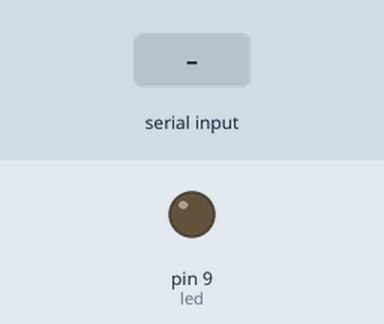
A sketch run on a simulated Arduino Uno, built with avr-gcc and run on an emulated ATmega328P. Parts: output pins drawn as LEDs (lit = HIGH). Inputs (shaded band) come from the test bench.

Above: at 1.2 s.
1.3 s: byte 30 received over Serial
At 1.7 s:
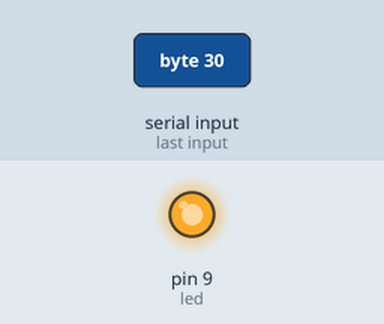
2.8 s: byte 120 received over Serial
At 4.0 s:
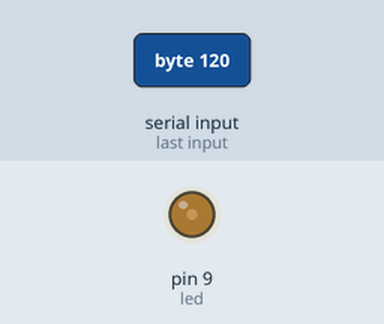
4.3 s: byte 30 received over Serial
At 5.1 s:
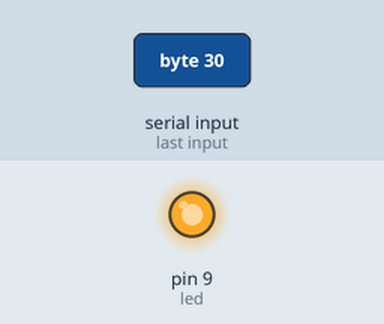
Timing chart, 0 to 7.3 s (numbered marks = the images above; inputs shaded):
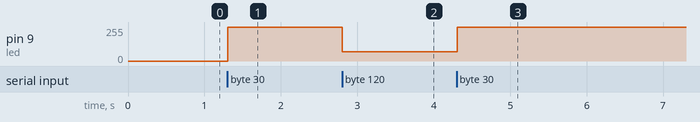

The sketch:

arduino_proc_1_led_1.ino
```cpp
char val;
 int led  = 9;

  void setup() {
   pinMode(led , OUTPUT);
   Serial.begin(9600);
 }


 void loop() {
   if (Serial.available())
   {
     val = Serial.read();
      analogWrite(led,val-50);
   }

   delay(5);
}
```

Measured:
- after the input at 1.3 s, pin 9 (led): 0/255 → 255/255 at once
- after the input at 2.8 s, pin 9 (led): 255/255 → 70/255 at once
- after the input at 4.3 s, pin 9 (led): 70/255 → 255/255 at once
